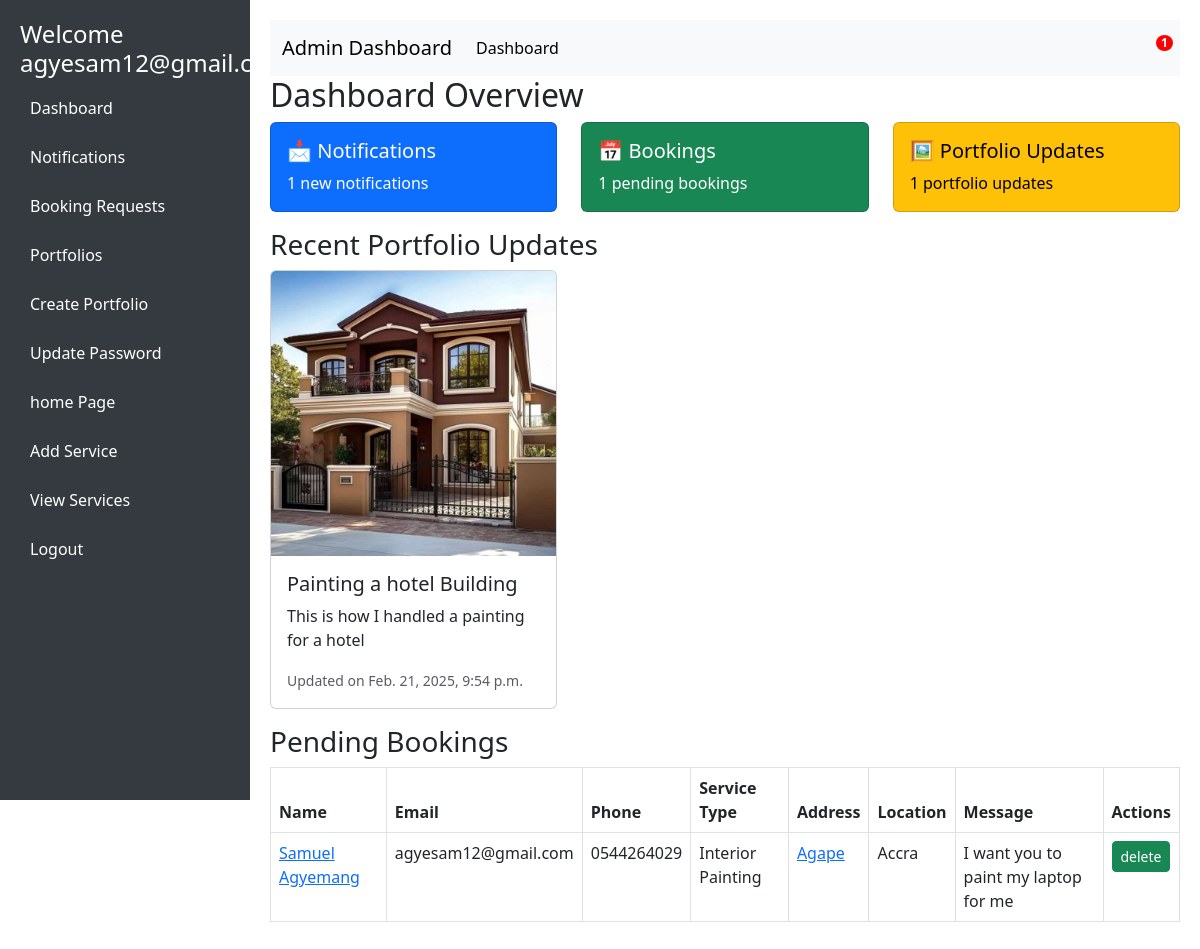
Page /admin_dashboard/ (signed in) on the earlier database version.
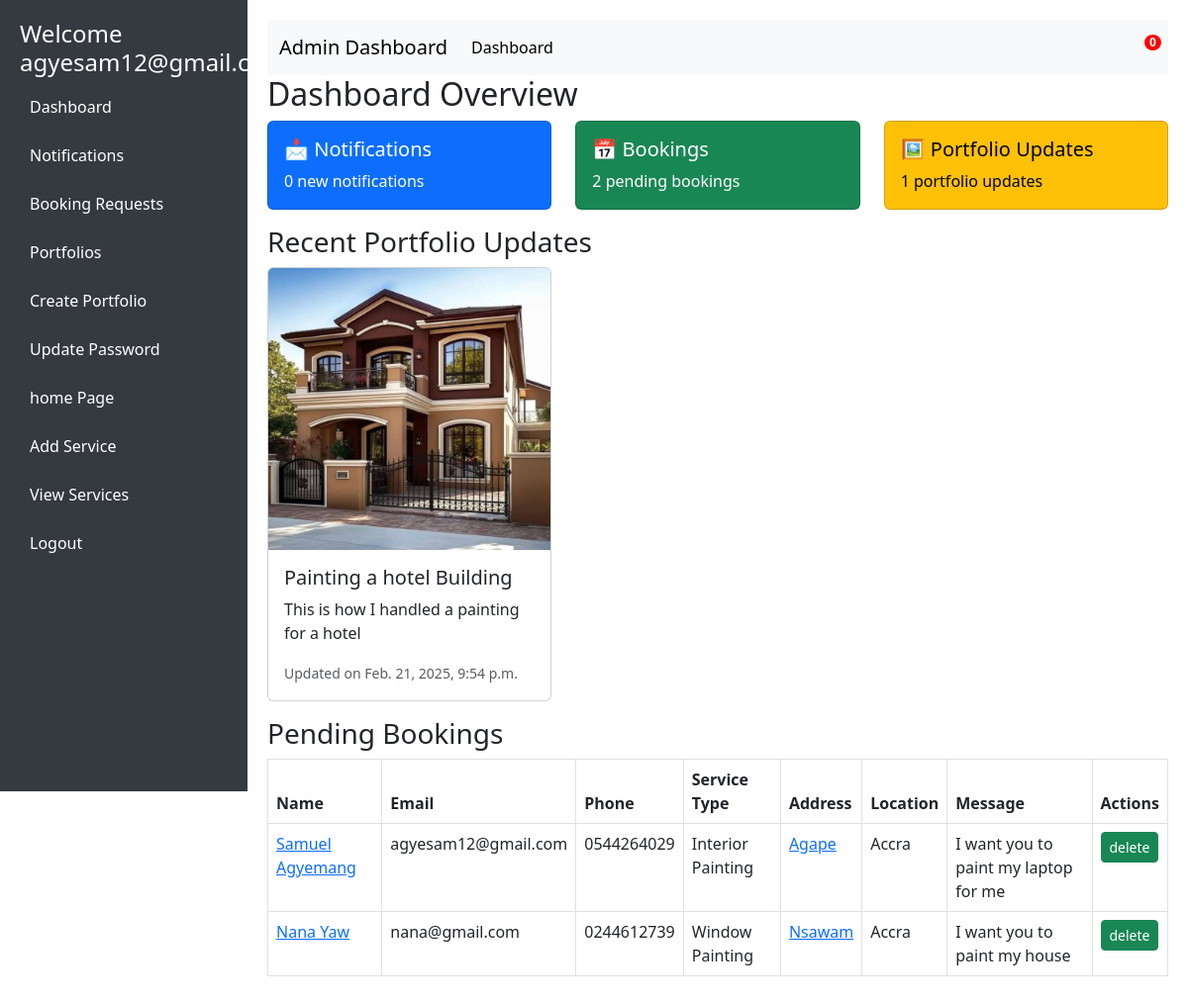
Same page on the later database version.
### paint/models.py (models this page shows, shortened)
class Portfolio(models.Model):
    portfolio_id = IntegerIDField(unique=True, editable=False, primary_key=True)
    title = models.CharField(max_length=255)
    description = models.TextField()
    before_image = models.ImageField(upload_to='portfolio/before/')
    after_image = models.ImageField(upload_to='portfolio/after/')
    created_at = models.DateTimeField(auto_now_add=True)
    created_by = models.ForeignKey(User, on_delete=models.SET_NULL, null=True, blank=True, related_name='portfolios')

class ContactRequest(models.Model):
    contact_request_id = IntegerIDField(unique=True, editable=False, primary_key=True)
    name = models.CharField(max_length=255)
    email = models.EmailField()
    phone = models.CharField(max_length=15, blank=True, null=True)
    service_type = models.CharField(max_length=100, choices=BOOKING_SERVICE_TYPE, default='Cabinet Painting')
    address = models.CharField(max_length=200, null=True, blank=True)
    location = models.CharField(max_length=200, null=True, blank=True)
    message = models.TextField(null=True)
    created_at = models.DateTimeField(auto_now_add=True)

### paint/views.py (the view)
# urls.py: path('admin_dashboard/', views.admin_dashboard, name='admin_dashboard'),
@login_required
def admin_dashboard(request):
    if request.user.is_admin:
        messages.info(request, f"Welcome admin")
        total_notifications = Notification.objects.filter(user=request.user, is_read=False).count()
        pending_bookings = ContactRequest.objects.filter(service_type__in=[service[0] for service in BOOKING_SERVICE_TYPE])
        portfolio_updates = Portfolio.objects.all().order_by('-created_at')[:10]  # Fetch the latest 10 portfolio updates
        context = {
            'total_notifications': total_notifications,
            'pending_bookings': pending_bookings,
            'portfolio_updates': portfolio_updates,
        }
    else:
        messages.info(request, f"You are not allowed to access this page ..")
        return redirect('signin')
    return render(request, 'admin_dashboard.html',context)

### paint/templates/admin_dashboard.html (shortened to what the changed rows need)
<!DOCTYPE html>
<html lang="en">
<head>
    <link href="https://cdn.jsdelivr.net/npm/bootstrap@5.3.0/dist/css/bootstrap.min.css" rel="stylesheet">
</head>
<body>
    <div class="content">
        <nav class="navbar navbar-expand-lg navbar-light bg-light">
            <div class="container-fluid">
                <div class="collapse navbar-collapse" id="navbarSupportedContent">
                    <ul class="navbar-nav ms-auto mb-2 mb-lg-0">
                        <li class="nav-item">
                            <a class="nav-link position-relative notification-icon" href="{% url 'DisplayNotifications' %}">
                                <span class="badge">{{ total_notifications }}</span>
                            </a>
                        </li>
                    </ul>
                </div>
            </div>
        </nav>
        <h2 id="dashboard">Dashboard Overview</h2>
        <div class="row">
            <div class="col-md-4">
                <div class="card text-bg-primary mb-3">
                    <div class="card-body">
                        <h5 class="card-title">📩 Notifications</h5>
                        <p class="card-text">{{ total_notifications }} new notifications</p>
                    </div>
                </div>
            </div>
            <div class="col-md-4">
                <div class="card text-bg-success mb-3">
                    <div class="card-body">
                        <h5 class="card-title">📅 Bookings</h5>
                        <p class="card-text">{{ pending_bookings.count }} pending bookings</p>
                    </div>
                </div>
            </div>
        </div>
        <div class="row">
            {% for update in portfolio_updates %}
            <div class="col-md-4 mb-3">
                <div class="card">
                    <img src="{{ update.after_image.url }}" class="card-img-top" alt="{{ update.title }}">
                    <div class="card-body">
                        <h5 class="card-title">{{ update.title }}</h5>
                        <p class="card-text">{{ update.description }}</p>
                        <p class="card-text"><small class="text-muted">Updated on {{ update.created_at }}</small></p>
                    </div>
                </div>
            </div>
            {% endfor %}
        </div>
        <table class="table table-bordered">
            <thead>
                <tr>
                    <th>Name</th>
                    <th>Email</th>
                    <th>Phone</th>
                    <th>Service Type</th>
                    <th>Address</th>
                    <th>Location</th>
                    <th>Message</th>
                    <th>Actions</th>
                </tr>
            </thead>
            <tbody>
                {% for booking in pending_bookings %}
                <tr>
                    <td><a href="{% url 'admin_view_booking_request_details' booking.pk %}">{{ booking.name }}</a></td>
                    <td>{{ booking.email }}</td>
                    <td>{{ booking.phone }}</td>
                    <td>{{ booking.service_type }}</td>
                    <td><a href="{% url 'admin_view_booking_request_details' booking.pk %}">{{ booking.address }}</a></td>
                    <td>{{ booking.location }}</td>
                    <td>{{ booking.message }}</td>
                    <td>
                        <a href="{% url 'admin_delete_booking_request' booking.pk %}" class="btn btn-success btn-sm">delete</a>
                    </td>
                </tr>
                {% endfor %}
            </tbody>
        </table>
    </div>
</body>
</html>

Differences in the rows shown:
added ContactRequest: name "Nana Yaw", email "nana@gmail.com", phone "0244612739", service_type "Window Painting", address "Nsawam", location "Accra", message "I want you to paint my house"
Other differences:
{{ total_notifications }}: "1" → "0"
{{ pending_bookings.count }}: "1" → "2"
